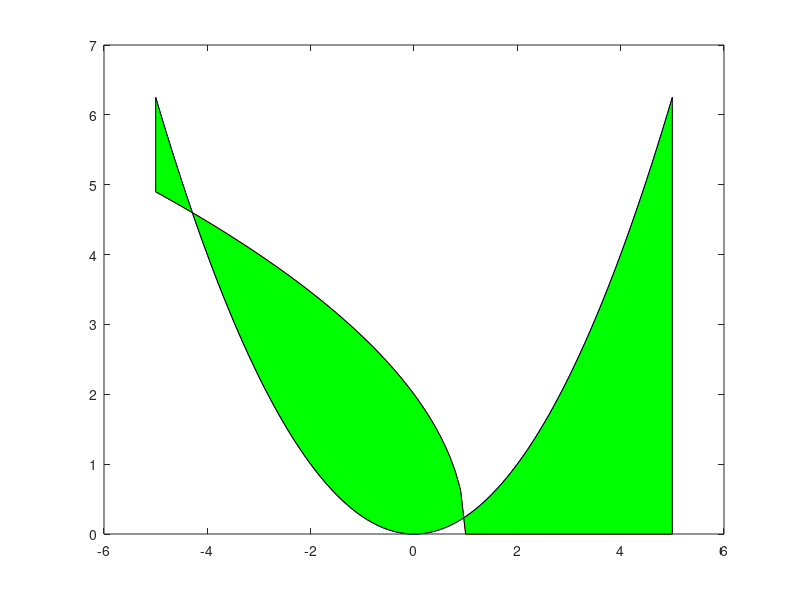

The MATLAB source for this figure:
x=-5:.1:5;
y1=@(x) sqrt(4.*(1-x));
plot(x,y1(x),'r');
hold on;
y2=@(x) x.^2./4;
plot(x,y2(x),'b');
Area = quadl(@(x) sqrt(4.*(1-x)),-5,5)-quadl(@(x) (x.^2./4),-5,5)

a=real(y1(x));
b=real(y2(x));


x2 = [x, fliplr(x)];
inBetween = [a, fliplr(b)];
fill(x2, inBetween, 'g');